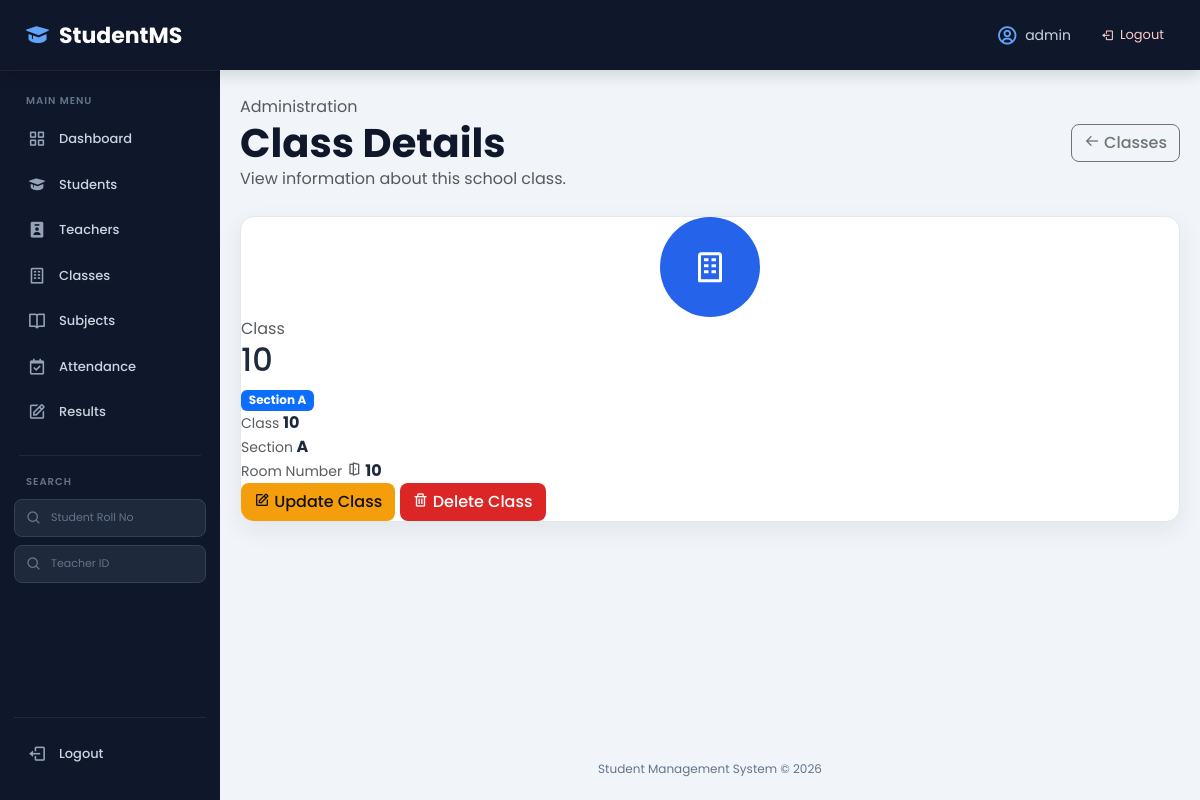
Screenshot of /class/detail/1 (signed in) with the database file from the repository.
### my_app/models.py (models this page shows, shortened)
class SchoolClass(models.Model):
     school_class=models.CharField( max_length=5)
     section=models.CharField( max_length=5)
     room_no=models.CharField( max_length=10)

### my_app/views/class_views.py (the view)
# urls.py: path('class/detail/<int:id>',class_views.class_detail,name='class_detail'),
@login_required
def class_detail(request,id):
    if not request.user.has_perm("my_app.view_schoolclass"):
        raise PermissionDenied
    classs= SchoolClass.objects.filter(id=id).first()
    return render(request,'classes/detail.html',{'classs':classs})

### my_app/templates/classes/detail.html (shortened to what this page needs)
{% extends "base.html" %}
{% block content %}
<div class="page-section">
    <div class="page-title">
        <div>
            <span class="text-muted">
                Administration
            </span>
            <h1>
                Class Details
            </h1>
            <p class="text-muted mb-0">
                View information about this school class.
            </p>
        </div>
        <a
            href="{% url 'view_class' %}"
            class="btn btn-outline-secondary"
        >
            <i class='bx bx-arrow-back'></i>
            Classes
        </a>
    </div>
    <div class="dashboard-panel">
        <div class="teacher-profile-header">
            <div class="profile-avatar">
                <i class='bx bx-building'></i>
            </div>
            <div>
                <span class="text-muted">
                    Class
                </span>
                <h2>
                    {{ classs.school_class }}
                </h2>
                <span class="badge bg-primary">
                    Section {{ classs.section }}
                </span>
            </div>
        </div>
        <div class="teacher-information">
            <div class="info-box">
                <small class="text-muted">
                    Class
                </small>
                <strong>
                    {{ classs.school_class }}
                </strong>
            </div>
            <div class="info-box">
                <small class="text-muted">
                    Section
                </small>
                <strong>
                    {{ classs.section }}
                </strong>
            </div>
            <div class="info-box">
                <small class="text-muted">
                    Room Number
                </small>
                <strong>
                    <i class='bx bx-door-open text-muted'></i>
                    {{ classs.room_no }}
                </strong>
            </div>
        </div>
        <div class="teacher-detail-actions">
            <a
                href="{% url 'class_update' classs.id %}"
                class="btn btn-update"
            >
                <i class='bx bx-edit'></i>
                Update Class
            </a>
            <a
                href="{% url 'class_delete' classs.id %}"
                class="btn btn-delete"
            >
                <i class='bx bx-trash'></i>
                Delete Class
            </a>
        </div>
    </div>
</div>
{% endblock %}

### my_app/templates/base.html (shortened to what this page needs)
{% load static %}
<!DOCTYPE html>
<html lang="en">
<head>
    <link
        href="https://cdn.jsdelivr.net/npm/bootstrap@5.3.8/dist/css/bootstrap.min.css"
        rel="stylesheet"
    >
    <link
        href="https://unpkg.com/boxicons@2.1.4/css/boxicons.min.css"
        rel="stylesheet"
    >
    <link
        rel="stylesheet"
        href="{% static 'css/style.css' %}"
    >
</head>
<body>
<nav class="top-navbar">
    <div class="top-navbar-left">
        <a
            href="{% url 'home' %}"
            class="brand"
        >
            <i class='bx bxs-graduation'></i>
            <span>StudentMS</span>
        </a>
    </div>
    <div class="top-navbar-right">
        {% if user.is_authenticated %}
        <div class="top-user">
            <i class='bx bx-user-circle'></i>
            <span>
                {{ user.username }}
            </span>
        </div>
        <a
            href="{% url 'logout' %}"
            class="logout-btn"
        >
            <i class='bx bx-log-out'></i>
            <span>Logout</span>
        </a>
        {% endif %}
    </div>
</nav>
<aside
    class="sidebar"
    id="sidebar"
>
    <div class="sidebar-title">
        <span>MAIN MENU</span>
    </div>
{% if user.is_superuser %}
<a href="{% url 'admin_dashboard' %}" class="sidebar-link">
    <i class='bx bx-grid-alt'></i>
    <span>Dashboard</span>
</a>
{% elif user.students %}
<a href="{% url 'student_dashboard' %}" class="sidebar-link">
    <i class='bx bx-grid-alt'></i>
    <span>Dashboard</span>
</a>
{% elif user.teachers %}
<a href="{% url 'teacher_dashboard' %}" class="sidebar-link">
    <i class='bx bx-grid-alt'></i>
    <span>Dashboard</span>
</a>
{% elif user.parents %}
<a href="{% url 'parent_dashboard' %}" class="sidebar-link">
    <i class='bx bx-grid-alt'></i>
    <span>Dashboard</span>
</a>
{% else %}
<a href="{% url 'dashboard' %}" class="sidebar-link">
    <i class='bx bx-grid-alt'></i>
    <span>Dashboard</span>
</a>
{% endif %}
    {% if perms.my_app.view_students %}
    <a
        href="{% url 'list_student' %}"
        class="sidebar-link"
    >
        <i class='bx bxs-graduation'></i>
        <span>Students</span>
    </a>
    {% endif %}
    {% if perms.my_app.view_teachers %}
    <a
        href="{% url 'view_teachers' %}"
        class="sidebar-link"
    >
        <i class='bx bxs-user-badge'></i>
        <span>Teachers</span>
    </a>
    {% endif %}
    {% if perms.my_app.view_schoolclass %}
    <a
        href="{% url 'view_class' %}"
        class="sidebar-link"
    >
        <i class='bx bx-building'></i>
        <span>Classes</span>
    </a>
    {% endif %}
    {% if perms.my_app.view_subjects %}
    <a
        href="{% url 'view_subject' %}"
        class="sidebar-link"
    >
        <i class='bx bx-book-open'></i>
        <span>Subjects</span>
    </a>
    {% endif %}
    {% if perms.my_app.view_attendence %}
    <a
        href="{% url 'view_attend' %}"
        class="sidebar-link"
    >
        <i class='bx bx-calendar-check'></i>
        <span>Attendance</span>
    </a>
    {% endif %}
    {% if perms.my_app.view_marks %}
    <a
        href="{% url 'view_marks' %}"
        class="sidebar-link"
    >
        <i class='bx bx-edit'></i>
        <span>Results</span>
    </a>
    {% endif %}
    <div class="sidebar-divider"></div>
    {% if perms.my_app.view_students and perms.my_app.view_teachers %}
    <div class="sidebar-title">
        <span>SEARCH</span>
    </div>
    <form
        action="{% url 'search' %}"
        method="GET"
        class="sidebar-search"
    >
        <div class="search-wrapper">
            <i class='bx bx-search'></i>
            <input
                type="search"
                name="search"
                placeholder="Student Roll No"
            >
        </div>
    </form>
    <form
        action="{% url 'search_teacher' %}"
        method="GET"
        class="sidebar-search"
    >
        <div class="search-wrapper">
            <i class='bx bx-search'></i>
            <input
                type="search"
                name="search"
                placeholder="Teacher ID"
            >
        </div>
    </form>
    {% endif %}
    <div class="sidebar-bottom">
        {% if user.is_authenticated %}
        <a
            href="{% url 'logout' %}"
            class="sidebar-link logout-link"
        >
            <i class='bx bx-log-out'></i>
            <span>Logout</span>
        </a>
        {% endif %}
    </div>
</aside>
<main class="main-content">
    {% block content %}
    {% endblock %}
    <footer class="footer">
        <p>
            Student Management System © 2026
        </p>
    </footer>
</main>
</body>
</html>

### my_app/static/css/style.css (style rules this page uses)
:root { --primary: #2563eb; --primary-dark: #1d4ed8; --success: #16a34a; --warning: #f59e0b; --danger: #dc2626; --purple: #7c3aed; --cyan: #0891b2; --dark: #0f172a; --dark-2: #1e293b; --bg: #f1f5f9; --white: #ffffff; --text: #1e293b; --muted: #64748b; --border: #e2e8f0; --sidebar-width: 240px; --navbar-height: 70px; --shadow: 0 8px 25px rgba(15, 23, 42, 0.07); }
* { margin: 0; padding: 0; box-sizing: border-box; }
html { min-height: 100%; }
body { min-height: 100vh; font-family: 'Poppins', sans-serif; background: var(--bg); color: var(--text); padding: 0; overflow-x: hidden; }
a { text-decoration: none; }
button, input, select, textarea { font-family: inherit; }
.top-navbar { position: fixed; top: 0; left: 0; width: 100%; height: var(--navbar-height); background: var(--dark); color: white; display: flex; align-items: center; justify-content: space-between; padding: 0 24px; z-index: 1050; box-shadow: 0 4px 15px rgba(0, 0, 0, .15); }
.top-navbar-left { display: flex; align-items: center; gap: 15px; }
.brand { display: flex; align-items: center; gap: 8px; color: white; font-size: 22px; font-weight: 700; white-space: nowrap; }
.brand i { color: #60a5fa; font-size: 27px; }
.top-navbar-right { display: flex; align-items: center; gap: 18px; }
.top-user { display: flex; align-items: center; gap: 7px; color: #cbd5e1; font-size: 14px; }
.top-user i { font-size: 22px; color: #60a5fa; }
.logout-btn { display: flex; align-items: center; gap: 6px; color: #fecaca; padding: 8px 12px; border-radius: 7px; font-size: 13px; transition: .2s; }
.sidebar { position: fixed; top: var(--navbar-height); left: 0; width: var(--sidebar-width); height: calc(100vh - var(--navbar-height)); background: var(--dark); border-top: 1px solid #1e293b; padding: 22px 14px; overflow-y: auto; z-index: 1000; display: flex; flex-direction: column; }
.sidebar-title { padding: 0 12px; margin-bottom: 10px; color: #64748b; font-size: 10px; font-weight: 600; letter-spacing: 1px; }
.sidebar-link { display: flex; align-items: center; gap: 12px; width: 100%; padding: 11px 13px; margin-bottom: 4px; border-radius: 8px; color: #cbd5e1; font-size: 13px; font-weight: 500; transition: .2s; }
.sidebar-link i { width: 20px; text-align: center; font-size: 19px; color: #94a3b8; }
.sidebar-divider { height: 1px; background: #1e293b; margin: 18px 5px; }
.sidebar-search { background: transparent !important; box-shadow: none !important; padding: 0 !important; margin: 0 0 8px !important; }
.search-wrapper { position: relative; width: 100%; }
.search-wrapper i { position: absolute; left: 12px; top: 50%; transform: translateY(-50%); color: #64748b; font-size: 16px; }
.search-wrapper input { width: 100%; height: 38px; border: 1px solid #334155; border-radius: 8px; background: #1e293b; color: white; padding: 0 10px 0 36px; font-size: 11px; outline: none; }
.search-wrapper input::placeholder { color: #64748b; }
.sidebar-bottom { margin-top: auto; padding-top: 15px; border-top: 1px solid #1e293b; }
.main-content { margin-left: var(--sidebar-width); padding: calc(var(--navbar-height) + 25px) 30px 0; min-height: 100vh; max-width: calc(100vw - var(--sidebar-width)); display: flex; flex-direction: column; }
.dashboard-panel { background: white; border: 1px solid var(--border); border-radius: 14px; box-shadow: var(--shadow); overflow: hidden; }
.btn { border-radius: 8px; font-weight: 500; transition: .2s; }
.page-title { display: flex; justify-content: space-between; align-items: center; gap: 15px; margin-bottom: 25px; }
.page-title h1, .page-title h2 { margin: 0; font-weight: 700; color: var(--dark); }
.profile-avatar { width: 100px; height: 100px; border-radius: 50%; background: var(--primary); color: white; display: flex; align-items: center; justify-content: center; margin: auto; font-size: 36px; }
.edit-btn, .btn-update { background: #f59e0b; color: #111 !important; }
.delete-btn, .btn-delete { background: #dc2626; color: white !important; }
.footer { margin-top: auto; padding: 22px 0; color: var(--muted); text-align: center; font-size: 12px; }
.footer p { margin: 0; }
@media (max-width: 1200px) { :root { --sidebar-width: 220px; } }
@media (max-width: 1200px) { .main-content { padding-left: 20px; padding-right: 20px; } }
.page-section { width: 100%; }
.page-section .dashboard-panel { width: 100%; }

### rows the page displays
SchoolClass: school_class "10", section "A", room_no "10"

### other values shown
{{ user.username }} "admin"
